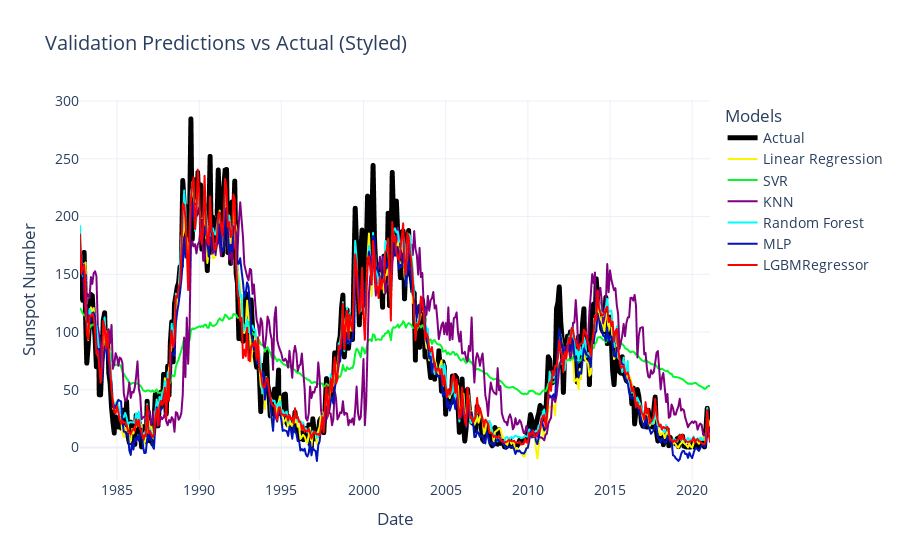

The notebook cell this image was saved under:
### Code cell
import plotly.express as px
import plotly.io as pio




val_preds_long = val_preds.reset_index().melt(
    id_vars="Date",
    var_name="Model",
    value_name="Prediction"
)


color_map = {
    "Actual": "black",
    "Linear Regression": "#faf602",  
    "SVR": "#03f72c",                
    "KNN": "purple",                
    "Random Forest": "#00fcfc",      
    "MLP": "#0113b9",
    "LGBMRegressor":"red"                 
}


fig = px.line(
    val_preds_long,
    x="Date",
    y="Prediction",
    color="Model",
    title="Validation Predictions vs Actual (Styled)",
    labels={"Prediction": "Sunspot Number"},
    color_discrete_map=color_map
)


fig.for_each_trace(
    lambda trace: trace.update(line=dict(width=5)) if trace.name == "Actual"
    else trace.update(line=dict(width=2))
)


fig.update_layout(
    template="plotly_white",
    legend_title="Models",
    font=dict(size=14)
)

fig.show()

### Figure 1 — Plotly figure (JSON) as saved in the notebook; plotly's stock layout.template omitted (floating-point values rounded to 4 significant figures; data arrays with more than 128 entries replaced by an {"elided": "..."} marker saying what was removed)
{"data": [{"hovertemplate": "Model=Actual<br>Date=%{x}<br>Sunspot Number=%{y}<extra></extra>", "legendgroup": "Actual", "line": {"color": "black", "dash": "solid", "width": 5}, "marker": {"symbol": "circle"}, "mode": "lines", "name": "Actual", "showlegend": true, "type": "scattergl", "x": {"elided": "460 str values"}, "xaxis": "x", "y": {"elided": "460 float values"}, "yaxis": "y"}, {"hovertemplate": "Model=Linear Regression<br>Date=%{x}<br>Sunspot Number=%{y}<extra></extra>", "legendgroup": "Linear Regression", "line": {"color": "#faf602", "dash": "solid", "width": 2}, "marker": {"symbol": "circle"}, "mode": "lines", "name": "Linear Regression", "showlegend": true, "type": "scattergl", "x": {"elided": "460 str values"}, "xaxis": "x", "y": {"elided": "460 float values"}, "yaxis": "y"}, {"hovertemplate": "Model=SVR<br>Date=%{x}<br>Sunspot Number=%{y}<extra></extra>", "legendgroup": "SVR", "line": {"color": "#03f72c", "dash": "solid", "width": 2}, "marker": {"symbol": "circle"}, "mode": "lines", "name": "SVR", "showlegend": true, "type": "scattergl", "x": {"elided": "460 str values"}, "xaxis": "x", "y": {"elided": "460 float values"}, "yaxis": "y"}, {"hovertemplate": "Model=KNN<br>Date=%{x}<br>Sunspot Number=%{y}<extra></extra>", "legendgroup": "KNN", "line": {"color": "purple", "dash": "solid", "width": 2}, "marker": {"symbol": "circle"}, "mode": "lines", "name": "KNN", "showlegend": true, "type": "scattergl", "x": {"elided": "460 str values"}, "xaxis": "x", "y": {"elided": "460 float values"}, "yaxis": "y"}, {"hovertemplate": "Model=Random Forest<br>Date=%{x}<br>Sunspot Number=%{y}<extra></extra>", "legendgroup": "Random Forest", "line": {"color": "#00fcfc", "dash": "solid", "width": 2}, "marker": {"symbol": "circle"}, "mode": "lines", "name": "Random Forest", "showlegend": true, "type": "scattergl", "x": {"elided": "460 str values"}, "xaxis": "x", "y": {"elided": "460 float values"}, "yaxis": "y"}, {"hovertemplate": "Model=MLP<br>Date=%{x}<br>Sunspot Number=%{y}<extra></extra>", "legendgroup": "MLP", "line": {"color": "#0113b9", "dash": "solid", "width": 2}, "marker": {"symbol": "circle"}, "mode": "lines", "name": "MLP", "showlegend": true, "type": "scattergl", "x": {"elided": "460 str values"}, "xaxis": "x", "y": {"elided": "460 float values"}, "yaxis": "y"}, {"hovertemplate": "Model=LGBMRegressor<br>Date=%{x}<br>Sunspot Number=%{y}<extra></extra>", "legendgroup": "LGBMRegressor", "line": {"color": "red", "dash": "solid", "width": 2}, "marker": {"symbol": "circle"}, "mode": "lines", "name": "LGBMRegressor", "showlegend": true, "type": "scattergl", "x": {"elided": "460 str values"}, "xaxis": "x", "y": {"elided": "460 float values"}, "yaxis": "y"}], "layout": {"font": {"size": 14}, "legend": {"title": {"text": "Models"}, "tracegroupgap": 0}, "title": {"text": "Validation Predictions vs Actual (Styled)"}, "xaxis": {"anchor": "y", "domain": [0, 1], "title": {"text": "Date"}}, "yaxis": {"anchor": "x", "domain": [0, 1], "title": {"text": "Sunspot Number"}}}}
